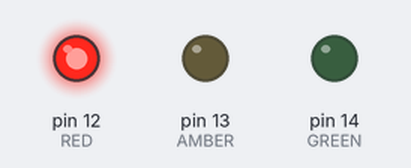
This sketch was run on a simulated Arduino Uno, built with avr-gcc and run on an emulated ATmega328P. Parts: output pins drawn as LEDs (lit = HIGH).

Above: at 0.5 s.
At 1.2 s:
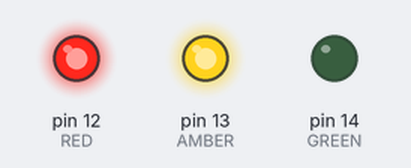
At 1.7 s:
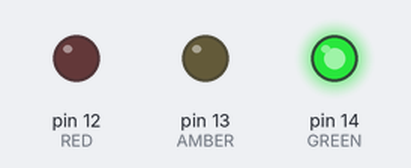
At 4.7 s:
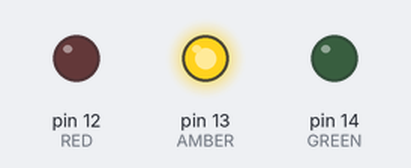
Timing chart, 0 to 5.8 s (numbered marks = the images above):
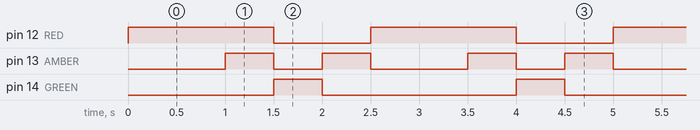

Measured:
- by itself, pin 12 (RED): alternates HIGH for 1.5 s and LOW for 1.0 s
- by itself, pin 13 (AMBER): repeats every 2.5 s: LOW 0.50 s, HIGH 0.50 s, LOW 1.0 s, HIGH 0.50 s
- by itself, pin 14 (GREEN): alternates HIGH for 0.50 s and LOW for 2.0 s

The sketch:

trafficlights.ino
```cpp
/*
  Traffic Lights - Adafruit Huzzah
  Sequence LEDs to represent traffic lights... and perhaps more

  Jonathan Sanderson, Northumbria University.
  v0.1 2016-06-22
  Changes from Arduino implementation limited to pin numbering
 */

#define RED 12
#define AMBER 13
#define GREEN 14

int pause = 500;

void setup() {
  // initialize digital pin 13 as an output.
  pinMode(RED, OUTPUT);
  pinMode(AMBER, OUTPUT);
  pinMode(GREEN, OUTPUT);
}

// the loop function runs over and over again forever
void loop() {
  digitalWrite(RED, HIGH);   // turn the RED LED on (HIGH is the voltage level)
  delay(pause * 2);              // wait for a second
  digitalWrite(AMBER, HIGH);
  delay(pause);
  digitalWrite(RED, LOW);
  digitalWrite(AMBER, LOW);
  digitalWrite(GREEN, HIGH);
  delay(pause);
  digitalWrite(GREEN, LOW);
  digitalWrite(AMBER, HIGH);
  delay(pause);
  digitalWrite(AMBER, LOW);
}
```
